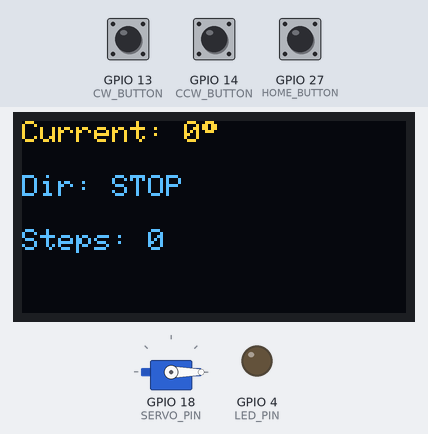
The sketch below on a simulated ESP32. Shown: servo, 128×64 one-colour display, output pins drawn as LEDs (lit = HIGH). The test bench sets the inputs (shaded band); at power-on: GPIO 13 (CW_BUTTON) HIGH, GPIO 14 (CCW_BUTTON) HIGH, GPIO 27 (HOME_BUTTON) HIGH. The OLED is the two-colour kind (top 16 rows yellow); what the sketch prints to the serial monitor is not drawn.

Above: at 3.2 s.
3.3 s: GPIO 13 (CW_BUTTON) pulled LOW for 0.15 s
At 4.0 s:
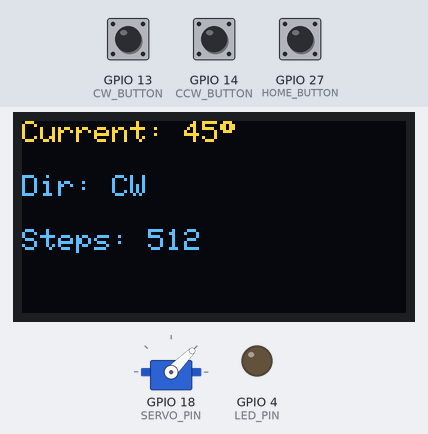
5.0 s: GPIO 14 (CCW_BUTTON) pulled LOW for 0.15 s
At 5.7 s:
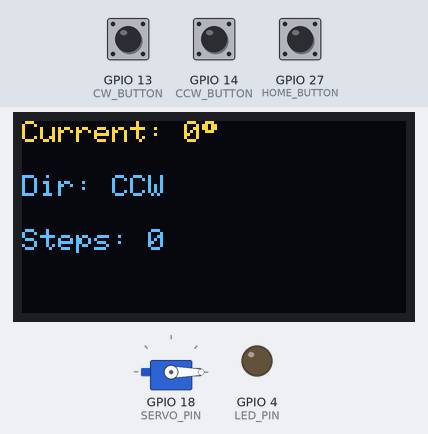
6.7 s: GPIO 27 (HOME_BUTTON) pulled LOW for 0.15 s
At 7.4 s:
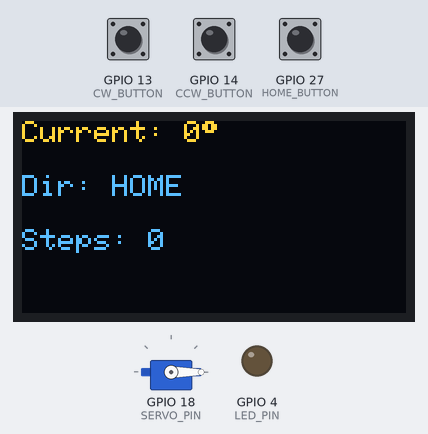
8.5 s: GPIO 13 (CW_BUTTON) pulled LOW for 1 s
At 8.65 s:
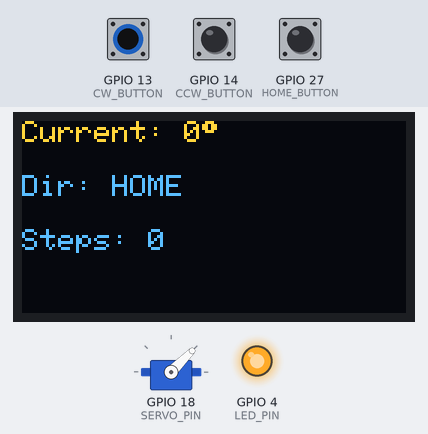
11.0 s: GPIO 13 (CW_BUTTON) pulled LOW for 0.15 s
At 12.2 s:
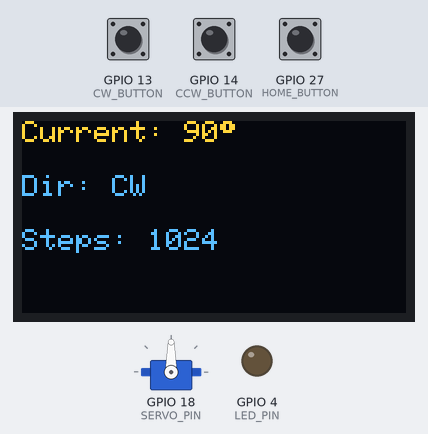
12.7 s: GPIO 13 (CW_BUTTON) pulled LOW for 3.2 s
At 13.9 s:
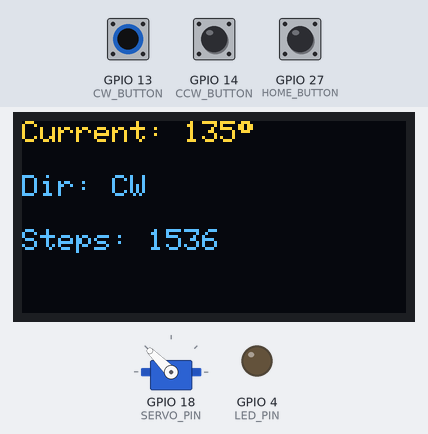
Timing chart, 0 to 15.7 s (numbered marks = the images above; inputs shaded):
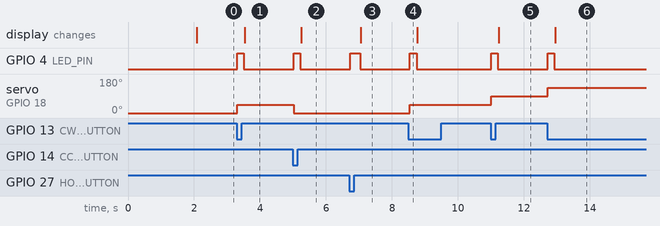

The sketch:

Stepper_Controller_ESP32.ino
```cpp
#include <ESP32Servo.h>
#include <Wire.h>
#include <Adafruit_GFX.h>
#include <Adafruit_SSD1306.h>

#define SCREEN_WIDTH 128
#define SCREEN_HEIGHT 64

Adafruit_SSD1306 display(SCREEN_WIDTH, SCREEN_HEIGHT, &Wire, -1);
Servo servo;

// ---------------- Pins ----------------
#define SERVO_PIN   18
#define CW_BUTTON   13
#define CCW_BUTTON  14
#define HOME_BUTTON 27
#define LED_PIN     4

// ---------------- Variables ----------------
int currentAngle = 0;
String direction = "STOP";
long simulatedSteps = 0;

bool lastCW = HIGH;
bool lastCCW = HIGH;
bool lastHOME = HIGH;

void setup() {

  Serial.begin(115200);

  pinMode(CW_BUTTON, INPUT_PULLUP);
  pinMode(CCW_BUTTON, INPUT_PULLUP);
  pinMode(HOME_BUTTON, INPUT_PULLUP);

  pinMode(LED_PIN, OUTPUT);
  digitalWrite(LED_PIN, LOW);

  servo.attach(SERVO_PIN);
  servo.write(0);

  Wire.begin(21, 22);

  if (!display.begin(SSD1306_SWITCHCAPVCC, 0x3C)) {
    Serial.println("OLED Failed");
    while (true);
  }

  display.clearDisplay();
  display.setTextColor(SSD1306_WHITE);

  display.setTextSize(2);
  display.setCursor(10, 20);
  display.println("Stepper");

  display.setCursor(15, 45);
  display.println("Demo");

  display.display();

  delay(2000);

  display.clearDisplay();
}
void loop() {

  // ---------- CW Button ----------
  if (digitalRead(CW_BUTTON) == LOW && lastCW == HIGH) {

    direction = "CW";

    currentAngle += 45;

    if (currentAngle > 180)
      currentAngle = 180;

    servo.write(currentAngle);

    simulatedSteps = currentAngle * 2048L / 180;

    digitalWrite(LED_PIN, HIGH);

    delay(200);

    digitalWrite(LED_PIN, LOW);
  }

  lastCW = digitalRead(CW_BUTTON);

  // ---------- CCW Button ----------
  if (digitalRead(CCW_BUTTON) == LOW && lastCCW == HIGH) {

    direction = "CCW";

    currentAngle -= 45;

    if (currentAngle < 0)
      currentAngle = 0;

    servo.write(currentAngle);

    simulatedSteps = currentAngle * 2048L / 180;

    digitalWrite(LED_PIN, HIGH);

    delay(200);

    digitalWrite(LED_PIN, LOW);
  }

  lastCCW = digitalRead(CCW_BUTTON);

  // ---------- HOME Button ----------
  if (digitalRead(HOME_BUTTON) == LOW && lastHOME == HIGH) {

    direction = "HOME";

    currentAngle = 0;

    simulatedSteps = 0;

    servo.write(0);

    digitalWrite(LED_PIN, HIGH);

    delay(300);

    digitalWrite(LED_PIN, LOW);
  }

  lastHOME = digitalRead(HOME_BUTTON);

  // ---------- OLED ----------
  display.clearDisplay();

  display.setTextSize(1);

  display.setCursor(0, 0);
  display.print("Current: ");
  display.print(currentAngle);
  display.println((char)247);   // degree symbol

  display.setCursor(0, 18);
  display.print("Dir: ");
  display.println(direction);

  display.setCursor(0, 36);
  display.print("Steps: ");
  display.println(simulatedSteps);

  display.display();

  // ---------- Serial Monitor ----------
  Serial.print("Angle: ");
  Serial.print(currentAngle);
  Serial.print("  Direction: ");
  Serial.print(direction);
  Serial.print("  Steps: ");
  Serial.println(simulatedSteps);

  delay(100);
}
```

Measured:
- after the input at 3.3 s, GPIO 4 (LED_PIN): LOW → HIGH at once, → LOW 0.20 s later; servo on GPIO 18 (SERVO_PIN): 0° → 45° at once; the display: changes after 0.24 s (image 1)
- after the input at 5.0 s, GPIO 4 (LED_PIN): LOW → HIGH at once, → LOW 0.20 s later; servo on GPIO 18 (SERVO_PIN): 45° → 0° at once; the display: changes after 0.25 s (image 2)
- after the input at 6.7 s, GPIO 4 (LED_PIN): LOW → HIGH at once, → LOW 0.30 s later; the display: changes after 0.36 s (image 3)
- after the input at 8.5 s, GPIO 4 (LED_PIN): LOW → HIGH after 0.05 s, → LOW 0.20 s later; servo on GPIO 18 (SERVO_PIN): 0° → 45° after 0.05 s
- after the input at 11.0 s, GPIO 4 (LED_PIN): LOW → HIGH at once, → LOW 0.20 s later; servo on GPIO 18 (SERVO_PIN): 45° → 90° at once; the display: changes after 0.24 s (image 5)
- after the input at 12.7 s, GPIO 4 (LED_PIN): LOW → HIGH at once, → LOW 0.20 s later; servo on GPIO 18 (SERVO_PIN): 90° → 135° at once; the display: changes after 0.25 s (image 6)
